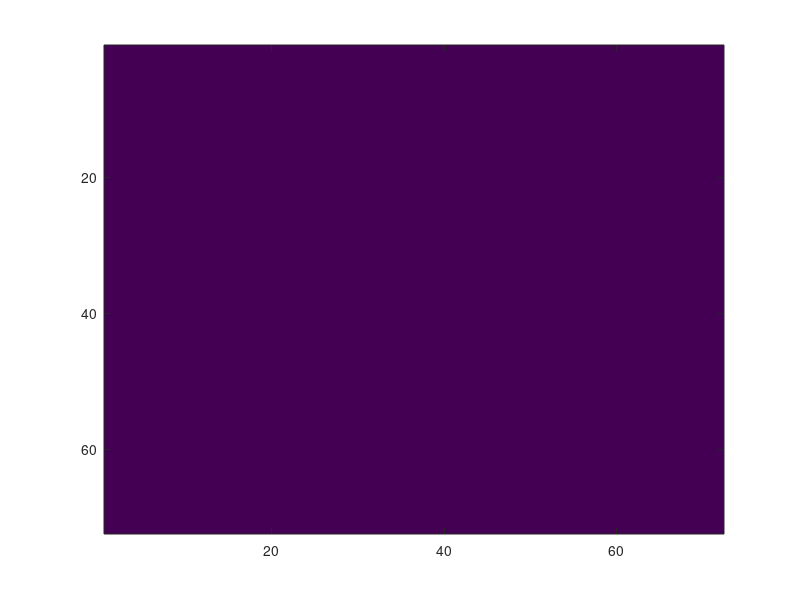
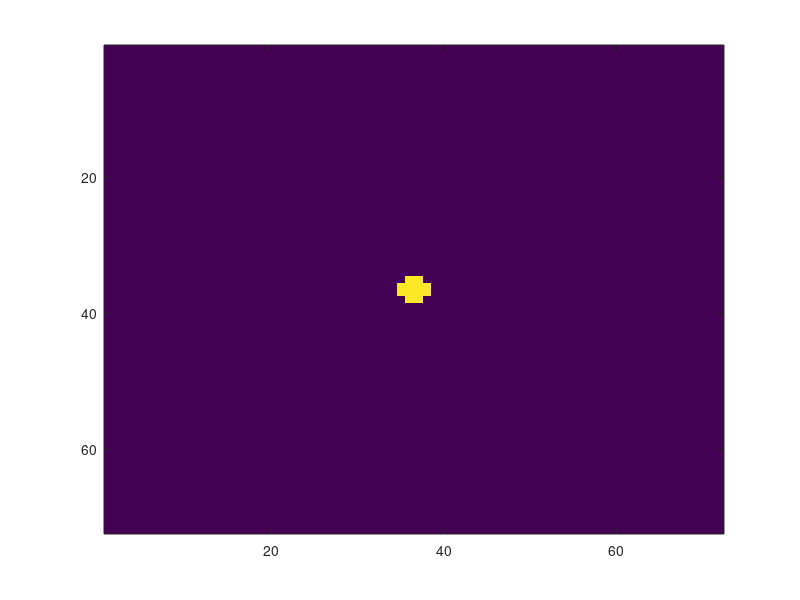
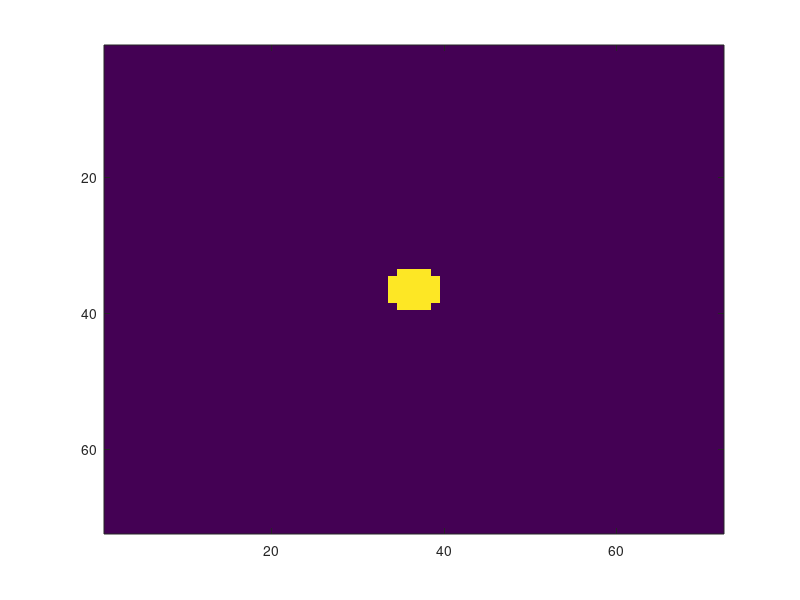
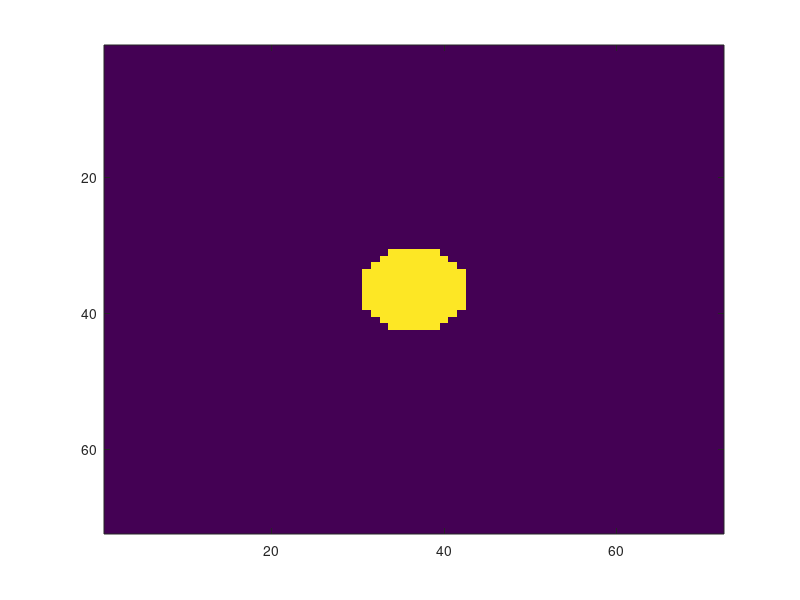

Write the MATLAB code that produced these figures, in order. (Note: this script raises an error after producing the figures.)
clear all

% xsz = 128;
xsz = 128;
ysz = xsz*9/16;
dist = 20;
width = 50;
widthdeg = 2*atand(0.5*width/dist)
degperpix = widthdeg/xsz

duration = 0.5;
framerate = 60;
isi = 1.5;
nreps = 1; %number of movie repetitions
% sfrange = [0 0.04 0.16];
% tfrange =[0 2 8];
sfrange = [0.08];
tfrange = [2];
% sfrange = [0.01 0.04 0.16];
% tfrange =[1 4];
% radiusRange = [0 1 2 4 8 1000];
% sizeVals = [0 5 10 20 30 40 50 60];
% sizeVals = [30];
% sizeVals = [0 10 20 30 40 50];
% radiusRange = sizeVals/(8*degperpix);
% radiusRange = [0 2.5 5 10 15 20 25];
radiusRange = [0 1.5 2.5 5 15];
phaserange = linspace(0,2*pi,17); phaserange =phaserange(1:16);  %%%cmn
% phaserange = [0];
%contrastRange = [0.125 0.25 0.5 1];
 contrastRange = [1];


ntheta = 4; %cmn
nx = 1; ny =1;

randomOrder=1;
randomTheta=0;
randomPhase=0;
binarize=0;
blank=0;

totalduration = length(sfrange)*length(contrastRange)*length(tfrange)*length(radiusRange)*length(phaserange)*ntheta*nx*(isi+duration);
sprintf('total duration %0.2f min',totalduration/60)

blockwidth = ysz;
% xposrange = [1 xsz - blockwidth];
xposrange = xsz/4;
yposrange = 1;

[x y] =meshgrid(1:blockwidth,1:blockwidth);
xgrid=(x-mean(x(:))); ygrid=(y-mean(y(:)));
x = xgrid*degperpix; y=ygrid*degperpix;

for r=1:length(radiusRange)
    %%%for use if sizes are in pixels
    % g = (exp(-0.5*(x.^2 +y.^2)/radiusRange(r)^2));
    % g(g<1/128)=0;
    %%%for use if sizes are in degrees
%     g = (exp(-0.5*(x.^2 +y.^2)/(radiusRange(r))^2));
%     g(g<1/2)=0;


%     %alternative for disk
    g = zeros(size(x));
    g(x.^2+y.^2<radiusRange(r).^2) = 1;

    %%% option for disk rather than gaussian envelope
    %%% g = sqrt(x.^2 + y.^2)<radiusRange(r);
    gaussian{r}=g;
    figure
    imagesc(gaussian{r},[0 1]);
end

thetarange = linspace(0, 2*pi,ntheta+1);
    thetarange = thetarange(1:end-1);
trial=0;
for n= 1:length(thetarange);
    for i = 1:length(xposrange);
        for j = 1:length(radiusRange);
            for k = 1:length(sfrange);
                for l = 1:length(tfrange);
                    for m= 1:length(phaserange);
                        for o = 1:length(contrastRange)
                        
                            trial = trial+1;
                            xpos(trial) = xposrange(i); ypos(trial)=yposrange(1); radius(trial)=j;
                            sf(trial)=sfrange(k); tf(trial)=tfrange(l);
                            phase(trial) = phaserange(m); theta(trial) = thetarange(n);
                            contrasts(trial) = contrastRange(o);
                            if randomTheta
                                theta(trial) = rand*2*pi;
                            end
                            if randomPhase
                                phase(trial) = rand*pi;
                            end
                        end
                    end
                end
            end
        end
    end
end

if randomOrder
order = randperm(trial*nreps);
xpos=repmat(xpos,[1,nreps]);ypos=repmat(ypos,[1,nreps]);sf=repmat(sf,[1,nreps]);tf=repmat(tf,[1,nreps]);
phase=repmat(phase,[1,nreps]);theta=repmat(theta,[1,nreps]);radius=repmat(radius,[1,nreps]);contrasts=repmat(contrasts,[1,nreps]);
xpos = xpos(order); ypos=ypos(order); sf =sf(order); tf=tf(order); phase=phase(order); theta=theta(order);radius = radius(order); contrasts = contrasts(order);
end



moviedata = zeros(xsz,ysz,trial*(duration+isi)*framerate*nreps,'uint8')+128;
for tr = 1:trial*nreps

    ph = (x*cos(theta(tr)) + y*sin(theta(tr)))*2*pi*sf(tr) + phase(tr);
    if theta(tr)~=2*pi
    for t = 1:duration*framerate;
        frame = uint8(0.5*255*(cos(ph + 2*pi*t*tf(tr)/framerate).*gaussian{radius(tr)}*contrasts(tr)+1));
        moviedata(xpos(tr):xpos(tr)+blockwidth-1, ypos(tr):ypos(tr)+blockwidth-1,(tr-1)*duration*framerate +tr*isi*framerate+t) = frame;
    end
    end
end

if binarize
moviedata(moviedata>128)=255;
moviedata(moviedata<128)=0;
end

moviedata = moviedata(1:xsz,1:ysz,:);

% % %%%preview 1/10 of movie
% figure
% for i = 1:length(moviedata)/10
%     i
% imshow(moviedata(:,:,i));
% drawnow
% end
% 
% %%%play a single stimulus
% figure
% stim = 13;
% for i = 31+60*(stim-1):60+60*(stim-1)
%     imshow(moviedata(:,:,i))
%     drawnow
% end
% 
% %%%look at frame i - (i-1) to see change
% i=i+1;
% imshow(moviedata(:,:,i)-moviedata(:,:,i-1))
% drawnow
% 
% %%%look at single frame
% imshow(moviedata(:,:,i))
% drawnow

% save sizeSelect2sf8sz26min moviedata xpos ypos tf sf phase theta framerate duration isi nx ny radius radiusRange contrasts order totalduration sizeVals
%save sizeselect4Ctrst24min moviedata xpos ypos tf sf phase theta framerate duration isi nx ny radius radiusRange contrasts order totalduration -v7.3
save sizeselect4size_blank_05dur_15isi_10min moviedata xpos ypos tf sf phase theta framerate duration isi nx ny radius radiusRange contrasts order totalduration -v7.3
